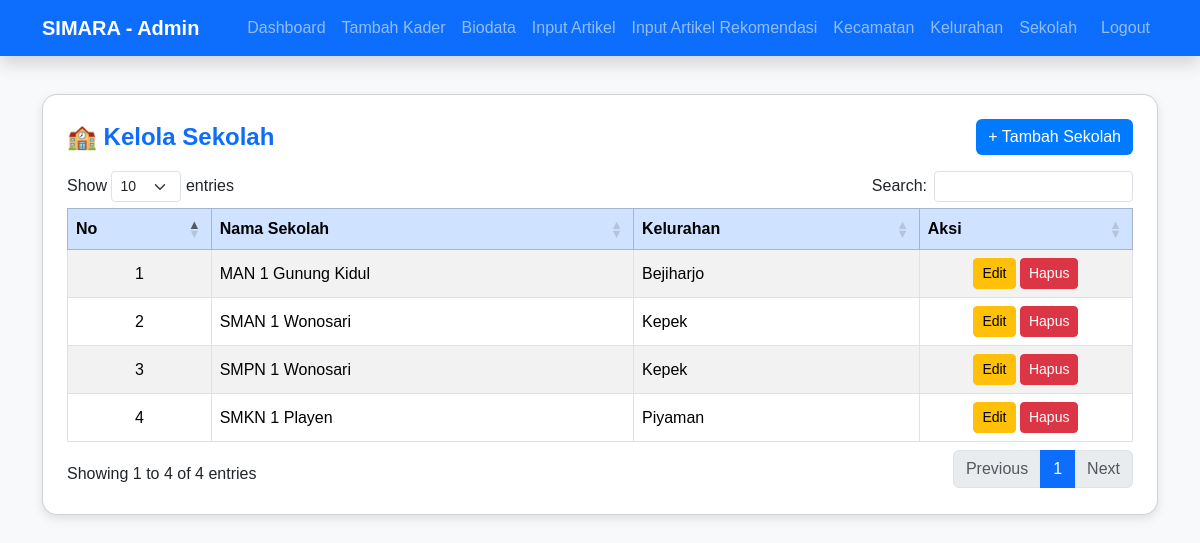
The page /admin/kelola_sekolah.php (signed in) on the database its author committed.
### tables this page shows
CREATE TABLE `sekolah` (
  `id` int(11) NOT NULL,
  `kelurahan_id` int(11) NOT NULL,
  `nama_sekolah` varchar(150) NOT NULL,
  `jenjang` enum('SMP','SMA','SMK','MA') NOT NULL,
  `alamat` text DEFAULT NULL
);

CREATE TABLE `kelurahan` (
  `id` int(11) NOT NULL,
  `kecamatan_id` int(11) NOT NULL,
  `nama_kelurahan` varchar(100) NOT NULL
);

### admin/kelola_sekolah.php (the view, shortened to what this page needs)
<?php
require_once __DIR__ . '/../config/db.php';
$q = mysqli_query($conn, "
  SELECT sekolah.id, sekolah.nama_sekolah, kelurahan.nama_kelurahan
  FROM sekolah
  JOIN kelurahan ON sekolah.kelurahan_id = kelurahan.id
  ORDER BY kelurahan.nama_kelurahan, sekolah.nama_sekolah ASC
");
?>
<!DOCTYPE html>
<html lang="id">
<head>
<link href="https://cdn.jsdelivr.net/npm/bootstrap@5.3.3/dist/css/bootstrap.min.css" rel="stylesheet">
<link href="https://cdn.datatables.net/1.13.7/css/dataTables.bootstrap5.min.css" rel="stylesheet">
</head>
<body>
<?php include 'navbar.php'; ?>
<div class="container mt-4">
  <div class="card p-4">
    <div class="d-flex justify-content-between align-items-center mb-3">
      <h4 class="fw-bold text-primary mb-0">🏫 Kelola Sekolah</h4>
      <button class="btn btn-primary" data-bs-toggle="modal" data-bs-target="#modalTambah">+ Tambah Sekolah</button>
    </div>
    <table id="tabelSekolah" class="table table-striped table-bordered align-middle">
      <thead class="table-primary">
        <tr class="text-center">
          <th>No</th>
          <th>Nama Sekolah</th>
          <th>Kelurahan</th>
          <th width="20%">Aksi</th>
        </tr>
      </thead>
      <tbody>
        <?php $no=1; while($r=mysqli_fetch_assoc($q)): ?>
        <tr>
          <td class="text-center"><?= $no++; ?></td>
          <td><?= htmlspecialchars($r['nama_sekolah']); ?></td>
          <td><?= htmlspecialchars($r['nama_kelurahan']); ?></td>
          <td class="text-center">
            <button class="btn btn-warning btn-sm" data-bs-toggle="modal" data-bs-target="#modalEdit"
              data-id="<?= $r['id']; ?>" data-nama="<?= htmlspecialchars($r['nama_sekolah']); ?>">
              Edit
            </button>
            <a href="proses_sekolah.php?hapus=<?= $r['id']; ?>" onclick="return confirm('Yakin ingin menghapus?')" class="btn btn-danger btn-sm">Hapus</a>
          </td>
        </tr>
        <?php endwhile; ?>
      </tbody>
    </table>
  </div>
</div>
</body>
</html>

### admin/kelola_sekolah.php (style rules this page uses)
body { background-color: #f8f9fa; font-family: 'Poppins', sans-serif; padding-top: 70px; }
.card { border-radius: 15px; box-shadow: 0 4px 10px rgba(0,0,0,0.1); }
.btn-primary { background-color: #007bff; border: none; }

### rows shown on the page
sekolah: nama_sekolah "MAN 1 Gunung Kidul", kelurahan.nama_kelurahan "Bejiharjo"
sekolah: nama_sekolah "SMAN 1 Wonosari", kelurahan.nama_kelurahan "Kepek"
sekolah: nama_sekolah "SMPN 1 Wonosari", kelurahan.nama_kelurahan "Kepek"
sekolah: nama_sekolah "SMKN 1 Playen", kelurahan.nama_kelurahan "Piyaman"
